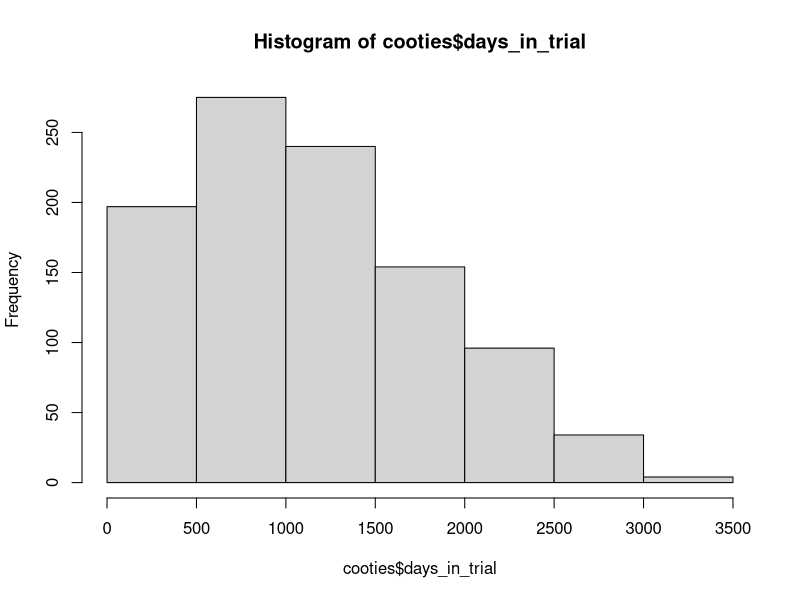
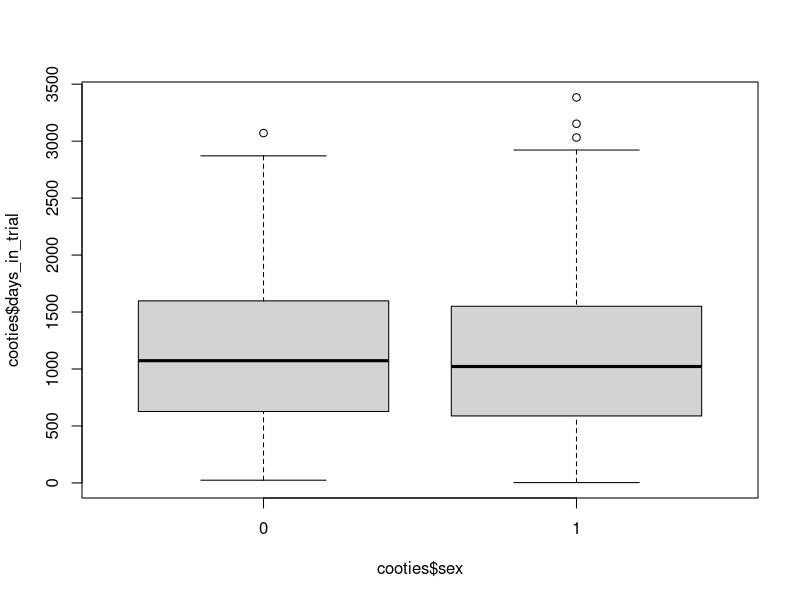
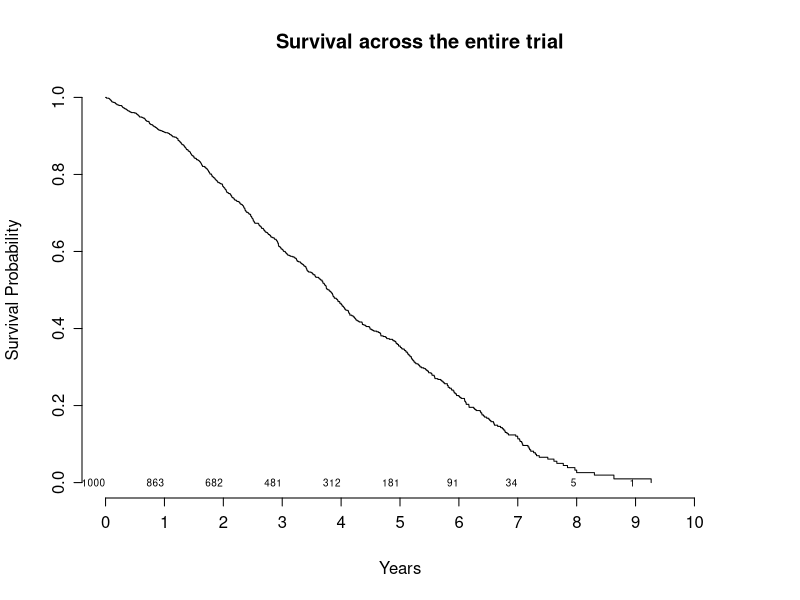
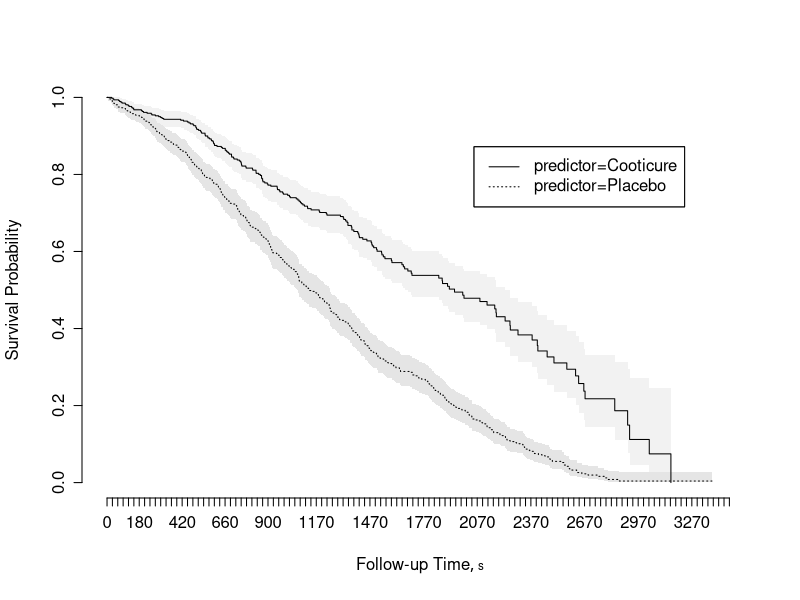

R code for these plots, in order: (Note: this script raises an error after producing the figures.)
## ---- chunk 1
knitr::opts_chunk$set(echo = TRUE, warning = FALSE, message = FALSE, results = 'hold')
options(width = 200)
## ---- chunk 2
library(tidyverse)    # Functions to help with data manipulation
library(lubridate)    # Functions to help handle dates
library(survival)    # Statistical package for analyzing survival data
library(rms)
## ---- chunk 3
# When we begin a line with a '#', it means that we are writing a comment.
# Comments are only to communicate to other humans; they are ignored by the program!
cooties <- read_csv('cooties_data.csv')
## ---- chunk 4
cooties[1:10, ]
## ---- chunk 5
filter(cooties, sex == 1, treatment_arm == 0)
## ---- chunk 6
select(cooties, id, sex, date_of_birth)
## ---- chunk 7
select(cooties, -treatment_arm, -trial_entrance, -death, -trial_exit)
## ---- chunk 8
cooties <- mutate(cooties, days_in_trial = as.numeric(trial_exit - trial_entrance))
cooties
## ---- chunk 9
mutate(cooties, sex = ifelse(sex == 1, 'Male', 'Female'))


# Note:
# The `ifelse()` function checks each observation to see if it meets a
# condition. Here the condition is that `sex == 1`
# IF it is True: It will return the value 'Male'. 
# ELSE (i.e., it is False): It will return the value 'Female'
## ---- chunk 10
# If your function is very long, it is easier to read if you separate each
# argument onto a separate line
separate(cooties, 
         col = date_of_birth, 
         into = c('dob_month', 'dob_day', 'dob_year'),
         sep = ' ',    # The 'separator' is a space (as in spacebar)
         remove = TRUE)    # remove = TRUE will remove the original variable

# Note:
# `c()` means 'concatenate'; it is how you attach multiple objects together as
# a single object. Try: 1 + c(1, 2, 3)
## ---- chunk 11
# Note the manipulations I am doing in these snippets are useless; it is just to illustrate the point

cooties %>% 
    filter(death == TRUE) %>%
    select(-sex) %>%
    mutate(treatment_arm = ifelse(treatment_arm == 1, 'Cooticure', 'Placebo'))
## ---- chunk 12
mutate(
    select(
        filter(cooties, death == TRUE), 
        -sex), 
    treatment_arm = ifelse(treatment_arm == 1, 'Cooticure', 'Placebo'))
## ---- chunk 13
dim(cooties)
## ---- chunk 14
mean(cooties$sex)
# Since sex is a binary variable (1 being male, 0 being female), we can quickly
# calculate the proportion of males by taking the mean. Here it is about 50%.
## ---- chunk 15
summary(cooties$days_in_trial)
## ---- chunk 16
hist(cooties$days_in_trial)
## ---- chunk 17
boxplot(cooties$days_in_trial ~ cooties$sex)
## ---- chunk 18
survival <- Surv(time = cooties$days_in_trial / 365.25,
                 event = cooties$death)

survplot(npsurv(survival ~ 1), 
         label.curves = list(keys='lines'),
         n.risk = T, 
         conf = 'none',
         xlab = 'Years')
title('Survival across the entire trial')
## ---- chunk 19
survival <- Surv(time = cooties$days_in_trial, event = cooties$death)

predictor <- ifelse(cooties$treatment_arm == 1, 'Cooticure', 'Placebo')
dd <- datadist(predictor)    # You don't need to understand this
options(datadist = 'dd')    # You don't need to understand this
survplot(npsurv(survival ~ predictor), label.curves = list(keys='lines'))
## ---- chunk 20
survival <- Surv(time = cooties$days_in_trial, event = cooties$death)

predictor <- ifelse(cooties$sex == 1, 'Male', 'Female')
dd <- datadist(predictor)    # You don't need to understand this
options(datadist = 'dd')    # You don't need to understand this
survplot(cph(survival ~ predictor, surv = TRUE), label.curves = list(keys='lines'))
